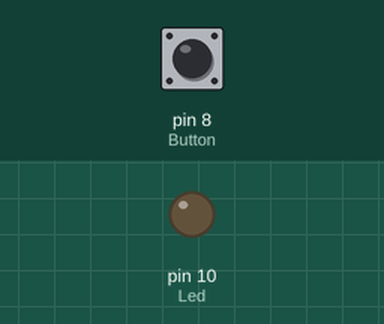
Bench run of a sketch on a simulated Arduino Uno, built with avr-gcc and run on an emulated ATmega328P. Parts: output pins drawn as LEDs (lit = HIGH). The inputs (shaded band) are chosen by the test bench; at power-on: pin 8 (Button) LOW.

Above: at 1.2 s.
1.3 s: pin 8 (Button) pulled HIGH for 0.15 s
At 1.37 s:
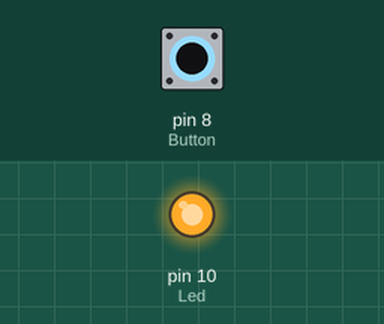
2.9 s: pin 8 (Button) pulled HIGH for 3.2 s
At 7.3 s:
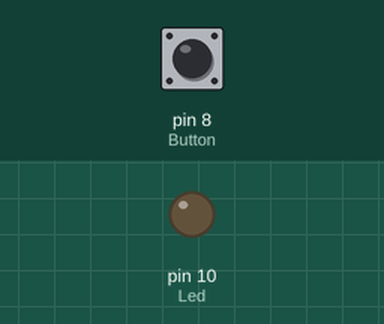
Timing chart, 0 to 8.8 s (numbered marks = the images above; inputs shaded):
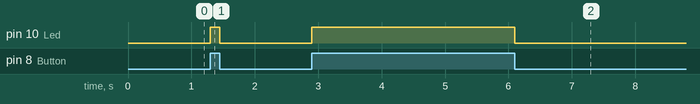

Measured:
- after the input at 1.3 s, pin 10 (Led): LOW → HIGH at once, → LOW 0.15 s later
- after the input at 2.9 s, pin 10 (Led): LOW → HIGH at once, → LOW 3.2 s later

The sketch:

ButtonLighting.ino
```cpp
#define Button 8
#define Led 10

int button_status = 0;

void setup() {
  pinMode(Button, INPUT);
  pinMode(Led, OUTPUT);


}

void loop() {
  button_status = digitalRead(Button);
  if (button_status == 1){
    digitalWrite(Led, HIGH);
  }
  else{
    digitalWrite(Led, LOW);

  }


}
```
